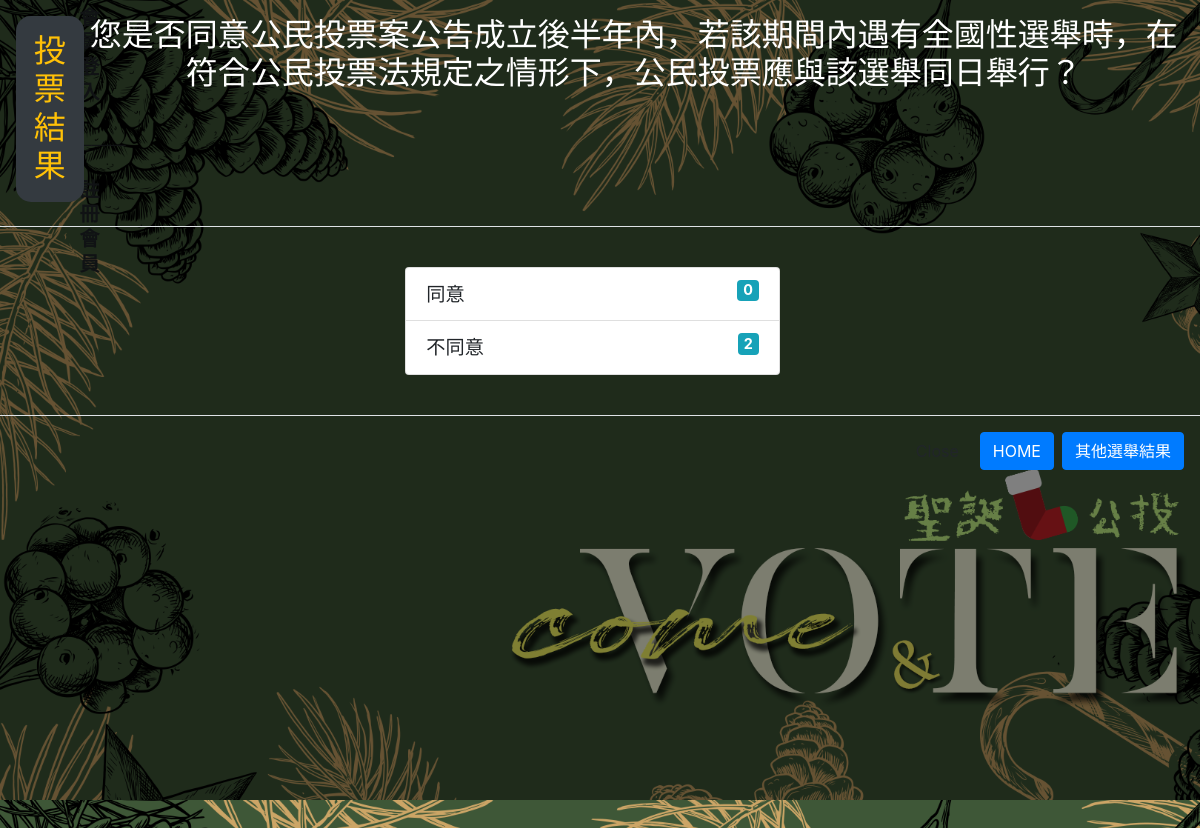
Page /index.php?do=vote_result&id=10 on the earlier database version.
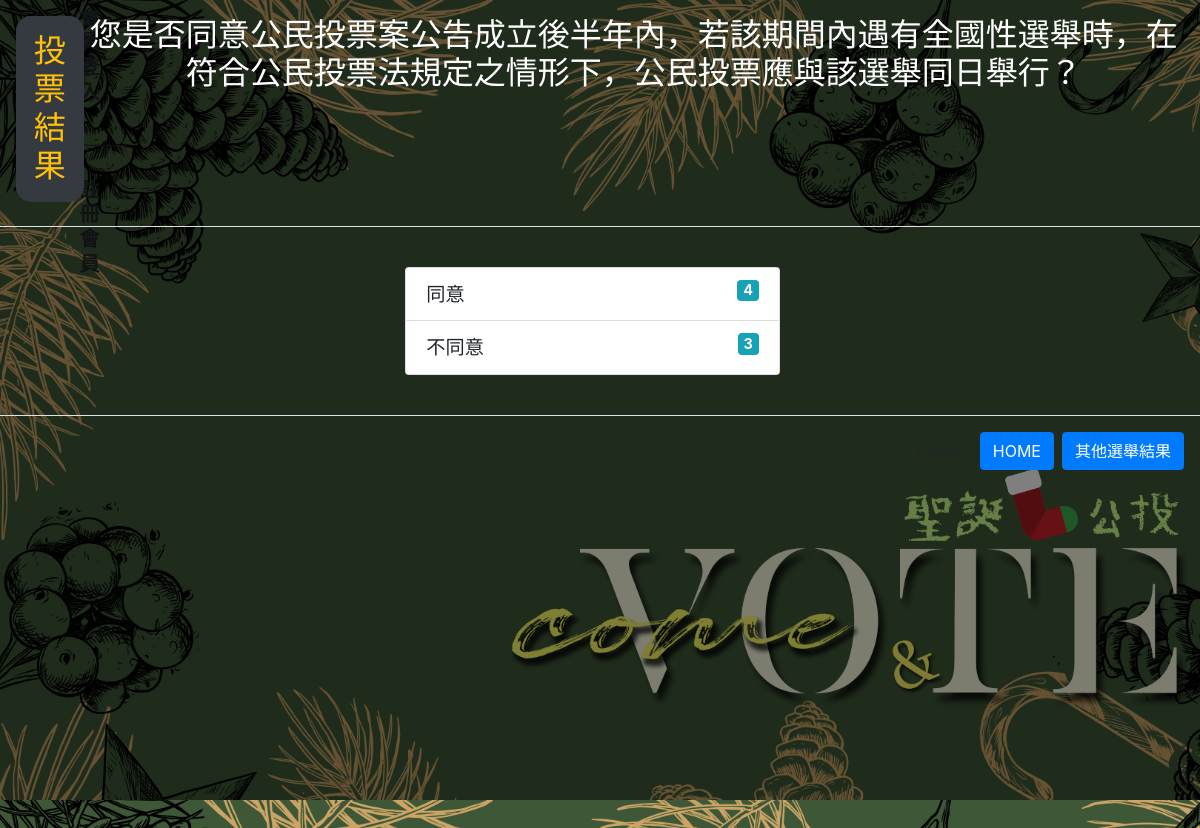
Same page on the later database version.
### tables this page shows
CREATE TABLE `options` (
  `id` int(11) UNSIGNED NOT NULL,
  `opt` varchar(128) NOT NULL,
  `topic_id` int(11) UNSIGNED NOT NULL,
  `count` int(11) NOT NULL
);

### api/db.php (called while the page is built, shortened)
<?php
    $dsn="mysql:host=localhost;charset=utf8;dbname=mypolling";
    $pdo=new PDO($dsn,'root','');
function q($sql){
    global $pdo;
    return $pdo->query($sql)->fetchAll(PDO::FETCH_ASSOC);
}
?>

### frontend/vote_result.php (the view, shortened to what this page needs)
<!DOCTYPE html>
<html lang="en">
<head>
    <link rel="stylesheet" href="https://cdn.jsdelivr.net/npm/bootstrap@4.6.1/dist/css/bootstrap.min.css"
>
    <link rel="stylesheet" href="https://cdnjs.cloudflare.com/ajax/libs/font-awesome/6.0.0-beta2/css/all.min.css">
    </head>
<body>
<div class="container bg-light">
    <div class="row">
        <div class="modal hide fade" id="myModal">
            <div class="modal-header text-center">
                <?php
                    $sql="select *
                      from `topics`,
                           `options`
                      where `topics`.`id`=`options`.`topic_id` AND
                            `topics`.`id`='{$_GET['id']}'";
                $rows=q($sql);
                ?>
                <h2 class="text-warning bg-dark p-3 " style="border-radius:15px"> 投票<br>結果<br></h2>
                <h2 class="text-white float-left"><?=$rows[0]['topic'];?></h2>
            </div>
            <div class="modal-body">
                <ol class="list-group col-md-4 my-4 mx-auto" style="font-size:1.2rem">
                <?php
                    foreach($rows as $row){
                        echo "<li class='list-group-item'>";
                        echo "<span>{$row['opt']}</span>";
                        echo "<span class='badge badge-info float-right'>{$row['count']}</span>";
                        echo "</li>";
                    }
                ?>
                </ol>
            </div>
                <div class="modal-footer ">
                  <a href="#" class="btn">Close</a>
                  <a href="index.php" class="btn btn-primary">HOME</a>
                  <a href="?do=show_vote_list" class="btn btn-primary">其他選舉結果</a>
                </div>
    </div>
</div>
</body>
</html>

Differences in the rows shown:
changed options "同意": count "0" → "4"
changed options "不同意": count "2" → "3"
